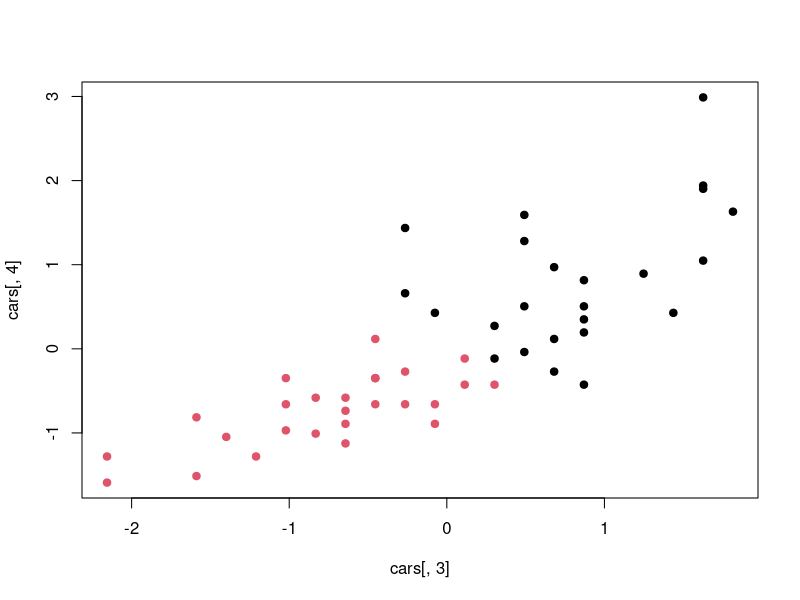
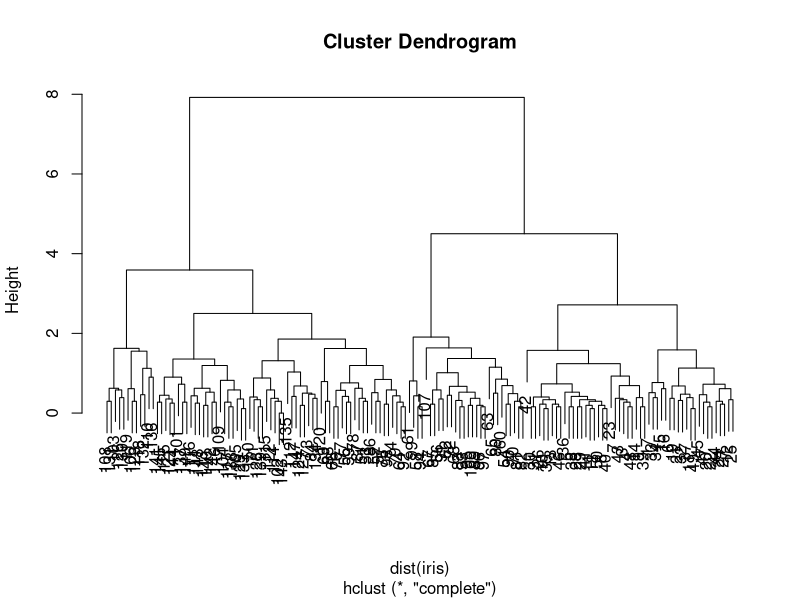
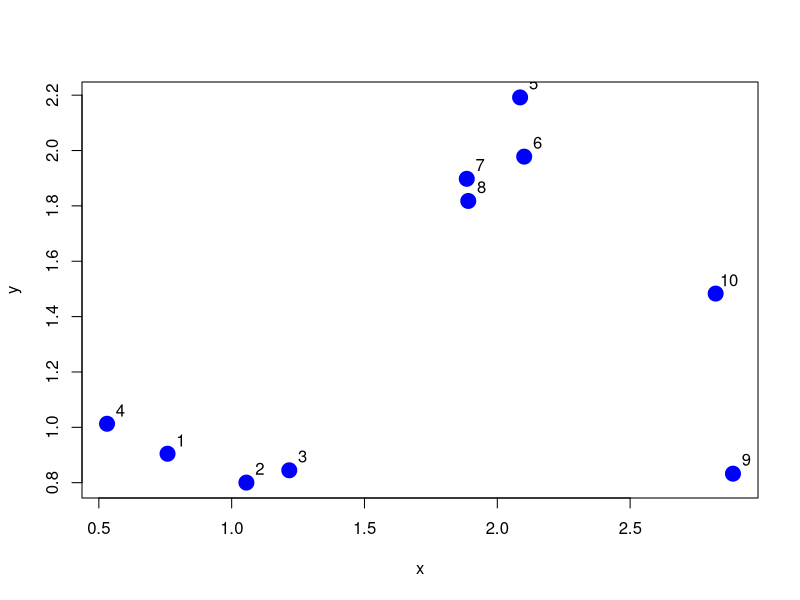
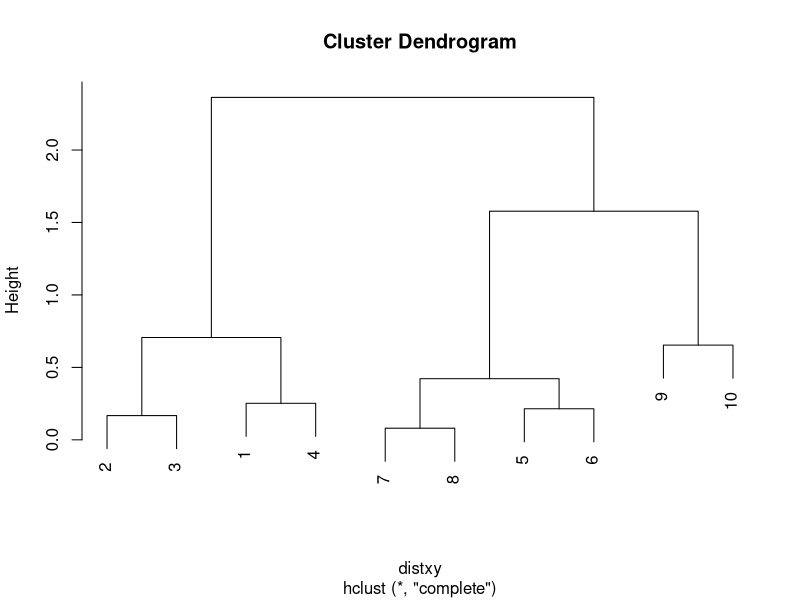
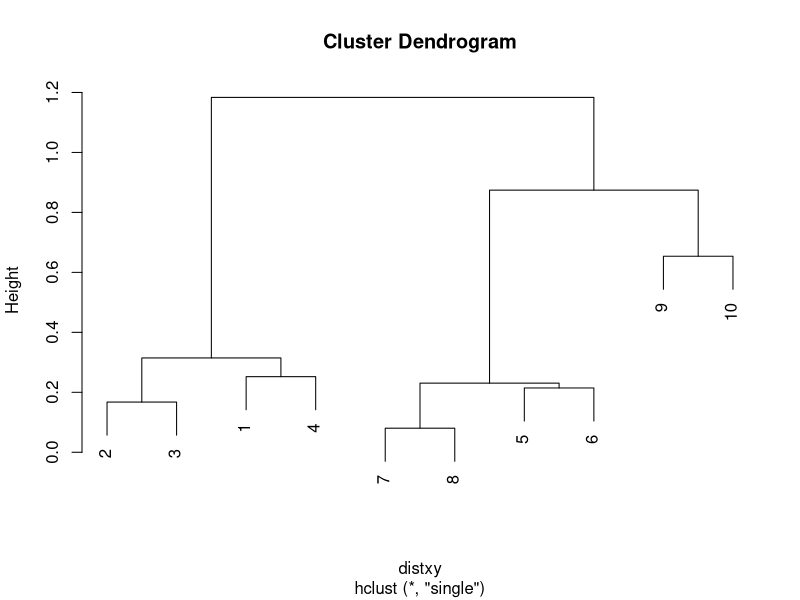
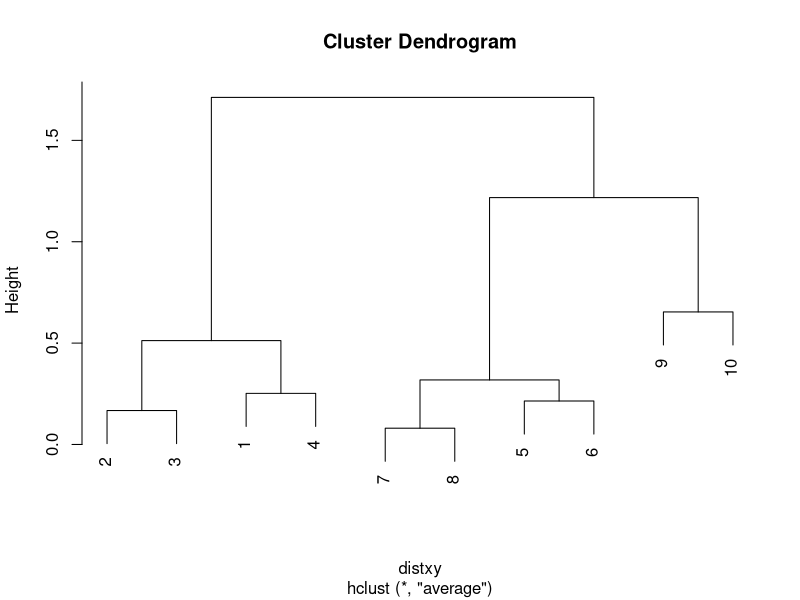
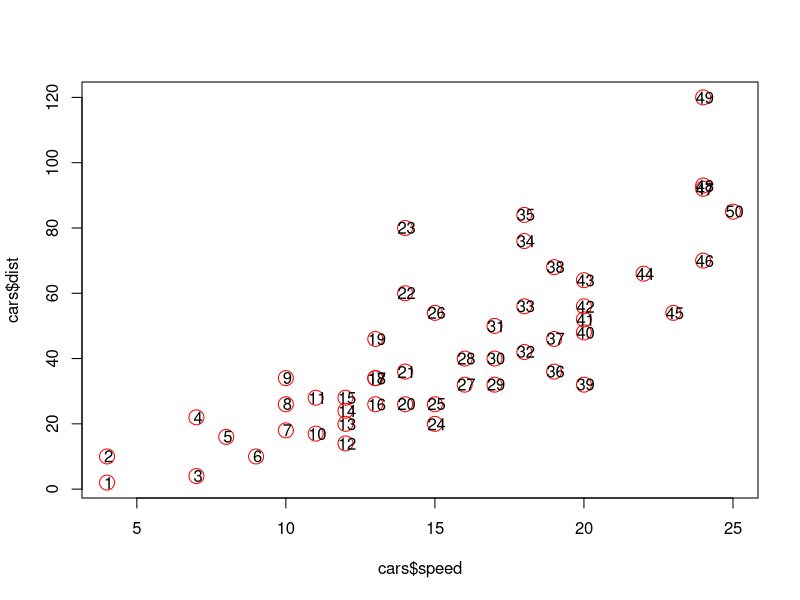
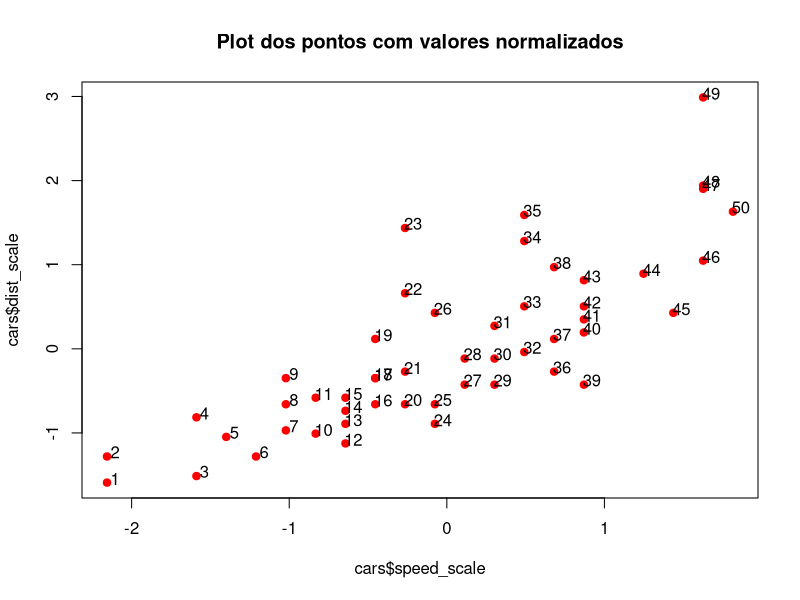

Generate these figures, in order, with R:
library(xtable)

dir <- "~/Documents/aulas/bandtec/posGraduacao/modelagemDescritivaPreditiva/slides/Aula03-agrupamento/figuras/"

modelH <- hclust(dist(iris))

png(filename = paste(dir,"clusterIrisHierarquico.png", sep=""), 
    height = 600, width = 1000)
plot(modelH)
dev.off()

printTable <- xtable(iris[c(108,131),])
print(printTable)

printTable <- xtable(iris[c(108,131,42),])
print(printTable)

set.seed(1234);
x <- rnorm(10,mean=rep(1:3,each=4),sd=0.2)
y <- rnorm(10,mean=rep(c(1,2,1),each=4),sd=0.2) 

png(filename = paste(dir,"datasetClusterHie.png", sep=""), 
    height = 600, width = 800, res = 120)
plot(x,y,col="blue",pch=19,cex=2) 
text(x+0.05,y+0.05,labels=as.character(1:10))
dev.off()

dataFrame <- data.frame(x=x,y=y) 
t <- xtable(as.matrix(dist(dataFrame)))
print(t)

dataFrame <- data.frame(x=x,y=y) 
distxy <- dist(dataFrame) 
png(filename = paste(dir,"exemploClusterHie.png", sep=""), 
    height = 800, width = 800, res=120)
hClustering <- hclust(distxy) 
plot(hClustering)
dev.off()

dataFrame <- data.frame(x=x,y=y) 
distxy <- dist(dataFrame) 
png(filename = paste(dir,"exemploClusterHieSingle.png", sep=""), 
    height = 800, width = 800, res = 120)
hClustering <- hclust(distxy, "single") 
plot(hClustering)
dev.off()

dataFrame <- data.frame(x=x,y=y) 
distxy <- dist(dataFrame) 
png(filename = paste(dir,"exemploClusterHieAverage.png", sep=""), 
    height = 800, width = 800, res = 120)
hClustering <- hclust(distxy, "average") 
plot(hClustering)
dev.off()


# Vamos utilizar um dataset sobre carros com medidas de velocidade 
# e distância de parada. Este dataset foi gerado em 1920. As 
# velocidades foram medidas em _mph_ e a distância em _ft_

data(cars)
head(cars)
summary(cars$speed)
summary(cars$dist)
cars$speed_scale <- scale(cars$speed)
cars$dist_scale <- scale(cars$dist)

par(mfrow=c(1,1))

png(filename = paste(dir,"pontosCars.png", sep=""), 
    height = 800, width = 900, res = 120)
#par(mfrow=c(1,2))
plot(cars$speed, cars$dist, pch=21, col= "red", cex=2)
text(cars$speed+0.05,cars$dist+0.05,labels=as.character(1:nrow(cars)))
dev.off()

png(filename = paste(dir,"pontosCarsNorm.png", sep=""), 
    height = 800, width = 900, res = 120)
plot(cars$speed_scale, cars$dist_scale, pch=19, col = "red",
     main="Plot dos pontos com valores normalizados")
text(cars$speed_scale+0.05,cars$dist_scale+0.05,labels=as.character(1:nrow(cars)))
dev.off()

m <- dist(cars[,3:4])

# Agrupamento hierárquico formado a partir de **ligação completa**.

png(filename = paste(dir,"exemploClusterHieComplete.png", sep=""), 
    height = 800, width = 900)
plot(hclust(m, method= "complete"), main="Dendograma com ligação completa")
dev.off()

# Agrupamento hierárquico formado a partir de **ligação simples**.

png(filename = paste(dir,"exemploClusterHieSingle.png", sep=""), 
    height = 800, width = 900)
plot(hclust(m, method= "single"), main="Dendograma com ligação simples")
dev.off()

# Agrupamento hierárquico formado a partir da **média do grupo**

png(filename = paste(dir,"exemploClusterHieAverage.png", sep=""), 
    height = 800, width = 900)  
plot(hclust(m, method= "average"), main="Dendograma com ligação média do grupo")
dev.off()

# Agrupamento plano com dois _clusters_

clusterModel <- kmeans(cars[,3:4], centers=2)
plot(cars[,3], cars[,4], col = clusterModel$cluster, pch=19)